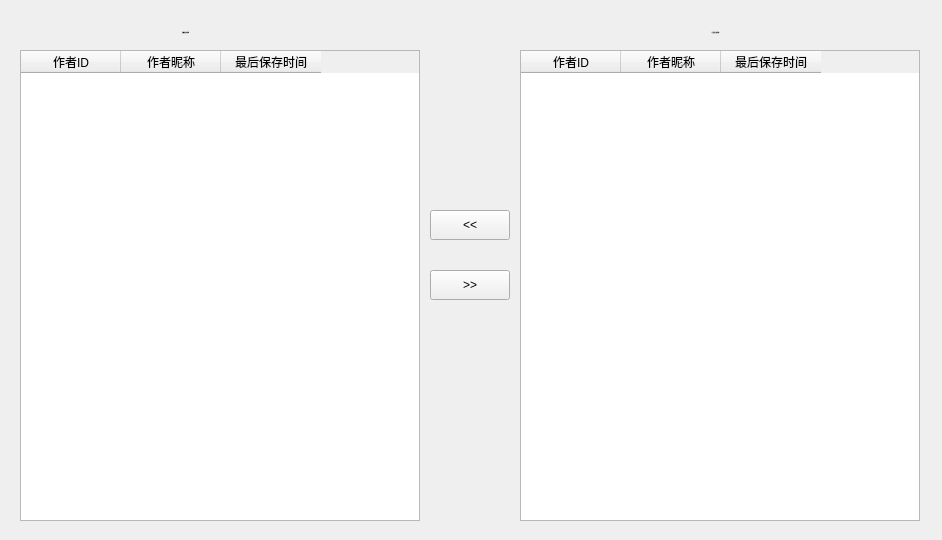
<?xml version="1.0" encoding="UTF-8"?>
<ui version="4.0">
 <class>DataManagement</class>
 <widget class="QMainWindow" name="DataManagement">
  <property name="geometry">
   <rect>
    <x>0</x>
    <y>0</y>
    <width>942</width>
    <height>540</height>
   </rect>
  </property>
  <property name="windowTitle">
   <string>采集信息管理</string>
  </property>
  <property name="styleSheet">
   <string notr="true">font: 15px &quot;Ryanの阿里媽媽方圓體100&quot;;</string>
  </property>
  <widget class="QWidget" name="centralwidget">
   <widget class="QTableWidget" name="tw_author">
    <property name="geometry">
     <rect>
      <x>20</x>
      <y>50</y>
      <width>400</width>
      <height>471</height>
     </rect>
    </property>
    <property name="editTriggers">
     <set>QAbstractItemView::NoEditTriggers</set>
    </property>
    <property name="selectionBehavior">
     <enum>QAbstractItemView::SelectRows</enum>
    </property>
    <attribute name="verticalHeaderVisible">
     <bool>false</bool>
    </attribute>
    <column>
     <property name="text">
      <string>作者ID</string>
     </property>
    </column>
    <column>
     <property name="text">
      <string>作者昵称</string>
     </property>
    </column>
    <column>
     <property name="text">
      <string>最后保存时间</string>
     </property>
    </column>
   </widget>
   <widget class="QLabel" name="label_2">
    <property name="geometry">
     <rect>
      <x>120</x>
      <y>20</y>
      <width>131</width>
      <height>25</height>
     </rect>
    </property>
    <property name="font">
     <font>
      <family>Ryanの阿里媽媽方圓體100</family>
      <pointsize>-1</pointsize>
      <italic>false</italic>
      <bold>false</bold>
     </font>
    </property>
    <property name="text">
     <string>采集的作者信息</string>
    </property>
    <property name="alignment">
     <set>Qt::AlignCenter</set>
    </property>
   </widget>
   <widget class="QLabel" name="label_3">
    <property name="geometry">
     <rect>
      <x>650</x>
      <y>20</y>
      <width>131</width>
      <height>25</height>
     </rect>
    </property>
    <property name="font">
     <font>
      <family>Ryanの阿里媽媽方圓體100</family>
      <pointsize>-1</pointsize>
      <italic>false</italic>
      <bold>false</bold>
     </font>
    </property>
    <property name="text">
     <string>不采集的作者信息</string>
    </property>
    <property name="alignment">
     <set>Qt::AlignCenter</set>
    </property>
   </widget>
   <widget class="QTableWidget" name="tw_author_2">
    <property name="geometry">
     <rect>
      <x>520</x>
      <y>50</y>
      <width>400</width>
      <height>471</height>
     </rect>
    </property>
    <property name="editTriggers">
     <set>QAbstractItemView::NoEditTriggers</set>
    </property>
    <property name="selectionBehavior">
     <enum>QAbstractItemView::SelectRows</enum>
    </property>
    <attribute name="verticalHeaderVisible">
     <bool>false</bool>
    </attribute>
    <column>
     <property name="text">
      <string>作者ID</string>
     </property>
    </column>
    <column>
     <property name="text">
      <string>作者昵称</string>
     </property>
    </column>
    <column>
     <property name="text">
      <string>最后保存时间</string>
     </property>
    </column>
   </widget>
   <widget class="QPushButton" name="btnAdd">
    <property name="geometry">
     <rect>
      <x>430</x>
      <y>210</y>
      <width>80</width>
      <height>30</height>
     </rect>
    </property>
    <property name="text">
     <string>&lt;&lt;</string>
    </property>
   </widget>
   <widget class="QPushButton" name="btnRemove">
    <property name="geometry">
     <rect>
      <x>430</x>
      <y>270</y>
      <width>80</width>
      <height>30</height>
     </rect>
    </property>
    <property name="text">
     <string>&gt;&gt;</string>
    </property>
   </widget>
  </widget>
 </widget>
 <resources/>
 <connections/>
</ui>
